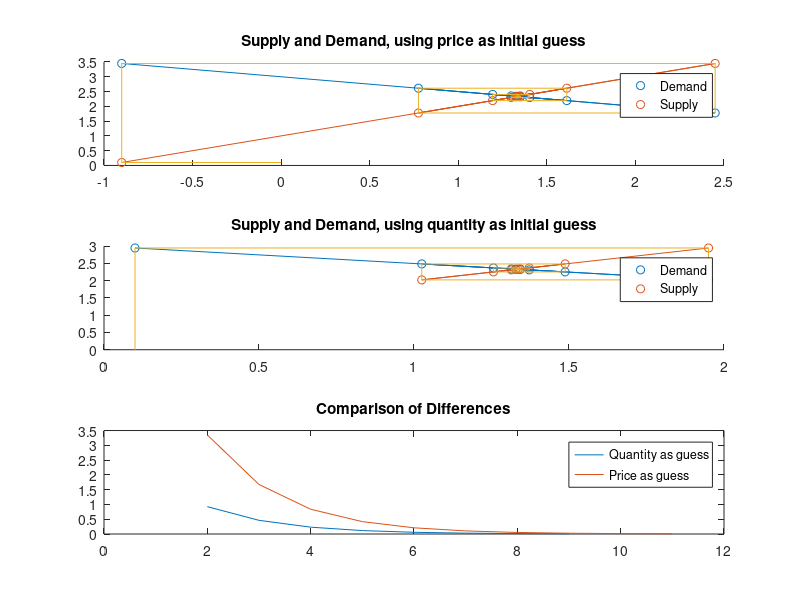

The MATLAB script that drew this image:
%% Subquestion 4 - LU-Decomposition
clear;
clc;

a=3;
b=0.5;
c=1;
d=c;

A=[1,b;1 -d];

y=[a; c];

[L,U]=lu(A);

t=L\y;
x=U\t;

disp(['LU Result: The market clearing price ', num2str(x(1,1)), ' clears the market at the quantity ', num2str(x(2,1)), '!']);
%% Subquestion 5 - Gauss-Seidel fixed-point iteration

clear;


a=3;
b=0.5;
c=1;
d=c;

%initial guess of quantity
q=0.1;
%p=0.1;
%x=[q;p];

%Demand Function
%Dp=a-b*q;

%Supply Function
%Sp=c+d*q;

%Set up difference criterion to a value higher than in the while loop
q_difference=100;

%Set up empty vectors for storage of historical values
q_difference_hist=nan(100,1);
q_Dp_hist=nan(100,1);
q_Dq_hist=nan(100,1);
q_Sq_hist=nan(100,1);
q_Sp_hist=nan(100,1);
q_Time=nan(100,1);

%Iteration index
i=1;

%Begin iteration
while q_difference>0.01

    q_Dp=a-b*q;       %Demand-price from initial quantity
    q_Dp_hist(i,1)=q_Dp;
    q_Dq_hist(i,1)=q;
    q_Sq=(q_Dp-c)/d;    %Supply-quantity from Demand-price
    q_Sq_hist(i,1)=q_Sq;
    q_Sp=c+d*q_Sq;       %Supply-price for difference
    q_Sp_hist(i,1)=q_Sp;
   
    if i>1
    q_difference=abs(q_Sp_hist(i,1)-q_Dp_hist(i-1,1));
    q_difference_hist(i,1)=q_difference;
    end
    q=q_Sq;           %Quantity for next guess set
    q_Time(i,1)=i;
    i=i+1;
    
end
disp(['Gauss-Seidel Iteration Result (using quantity as initial guess): The market clearing price ', num2str(q_Sp), ' clears the market at the quantity ', num2str(q_Sq), ' after ',num2str(i-1),' iterations!']);

%Alternatively: Using the price as a first guess

%Initial Guess
p=0.1;

%Set up difference criterion to a value higher than in the while loop
difference=100;

%Set up empty vectors for storage of historical values
difference_hist=nan(100,1);
Dp_hist=nan(100,1);
Dq_hist=nan(100,1);
Sq_hist=nan(100,1);
Sp_hist=nan(100,1);
Time=nan(100,1);

%Iteration index
i=1;

while difference>0.01
    
    Sq=(p-c)/d;    %Supply-quantity from price
    Sq_hist(i,1)=Sq;
    Sp=p;       %Supply-price for difference
    Sp_hist(i,1)=Sp;
    Dp=a-b*Sq;       %Demand-price from initial quantity
    Dp_hist(i,1)=Dp;
    Dq_hist(i,1)=Sq;
    
    %%%%%%WORK FROM HERE
   
    if i>1
    difference=abs(Sq_hist(i-1,1)-Dq_hist(i,1));
    difference_hist(i,1)=difference;
    end
    p=Dp;           %Quantity for next guess set
    Time(i,1)=i;
    i=i+1;
    
end

disp(['Gauss-Seidel Iteration Result (using price as initial guess): The market clearing price ', num2str(Sp), ' clears the market at the quantity ', num2str(Sq), ' after ',num2str(i-1),' iterations!']);

figure
subplot(3,1,1);

scatter(Dq_hist,Dp_hist)
hold on
scatter(Sq_hist,Sp_hist)
plot(Dq_hist,Dp_hist,Sq_hist,Sp_hist)
line([Sq_hist(1,1) 0], [Sp_hist(1,1) Sp_hist(1,1)])

%TO SHOW HOW THE ALGORITHM WORKS!
for j=1:(i-1)
line([Dq_hist(j,1) Sq_hist(j+1,1)], [Dp_hist(j,1) Dp_hist(j,1)])
end

for j=1:(i-1)
line([Sq_hist(j,1) Sq_hist(j,1)], [Dp_hist(j,1) Sp_hist(j,1)])
end

title('Supply and Demand, using price as initial guess')
legend('Demand','Supply')
hold off

subplot(3,1,2);
scatter(q_Dq_hist,q_Dp_hist)
hold on
scatter(q_Sq_hist,q_Sp_hist)
plot(q_Dq_hist,q_Dp_hist,q_Sq_hist,q_Sp_hist)
line([q_Dq_hist(1,1) q_Dq_hist(1,1)], [q_Dp_hist(1,1) 0])
%TO SHOW HOW THE ALGORITHM WORKS!
for j=1:(i-1)
line([q_Dq_hist(j,1) q_Sq_hist(j,1)], [q_Dp_hist(j,1) q_Dp_hist(j,1)])
end

for j=1:(i-1)
line([q_Sq_hist(j,1) q_Sq_hist(j,1)], [q_Dp_hist(j,1) q_Sp_hist(j+1,1)])
end
title('Supply and Demand, using quantity as initial guess')
legend('Demand','Supply')
hold off

%To show convergence
%figure
%plot(q_Time,q_difference_hist)
%title('Difference, using quantity as initial guess')

subplot(3,1,3);
plot(q_Time,q_difference_hist,Time,difference_hist)
title('Comparison of Differences')
legend('Quantity as guess','Price as guess')



%% Subquestion 6 - 